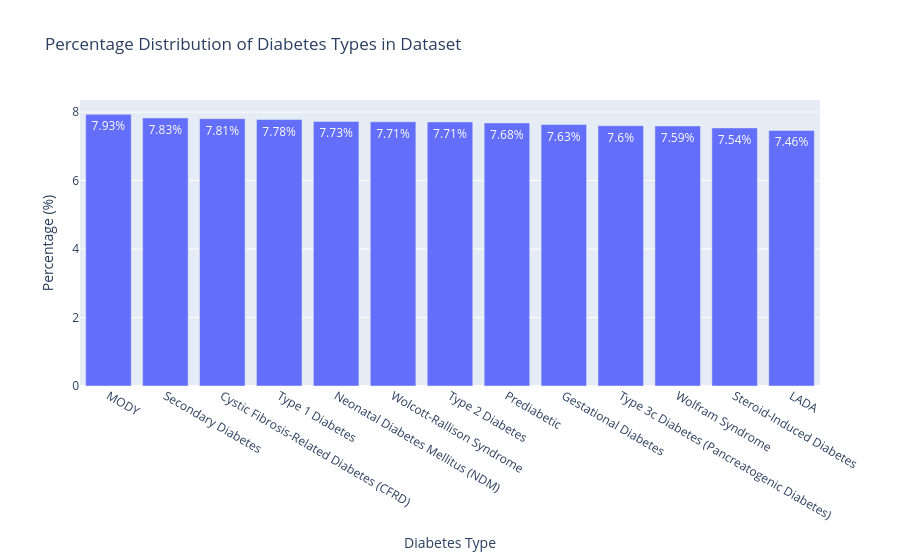

This figure's notebook cell:
### Code cell
# Plot percentage distribution with Plotly
class_percent = 100 * class_counts / class_counts.sum()
fig = px.bar(
    x=class_percent.index,
    y=class_percent.values,
    labels={'x': 'Diabetes Type', 'y': 'Percentage (%)'},
    title='Percentage Distribution of Diabetes Types in Dataset',
    text=class_percent.round(2).astype(str) + '%'
)
fig.update_traces(textposition='inside')
fig.update_layout(xaxis_tickangle=30)
fig.show()

### Figure 1 — Plotly figure (JSON) as saved in the notebook; plotly's stock layout.template omitted (floating-point values rounded to 4 significant figures)
{"data": [{"hovertemplate": "Diabetes Type=%{x}<br>Percentage (%)=%{y}<br>text=%{text}<extra></extra>", "legendgroup": "", "marker": {"color": "#636efa", "pattern": {"shape": ""}}, "name": "", "orientation": "v", "showlegend": false, "text": ["7.93%", "7.83%", "7.81%", "7.78%", "7.73%", "7.71%", "7.71%", "7.68%", "7.63%", "7.6%", "7.59%", "7.54%", "7.46%"], "textposition": "inside", "type": "bar", "x": ["MODY", "Secondary Diabetes", "Cystic Fibrosis-Related Diabetes (CFRD)", "Type 1 Diabetes", "Neonatal Diabetes Mellitus (NDM)", "Wolcott-Rallison Syndrome", "Type 2 Diabetes", "Prediabetic", "Gestational Diabetes", "Type 3c Diabetes (Pancreatogenic Diabetes)", "Wolfram Syndrome", "Steroid-Induced Diabetes", "LADA"], "xaxis": "x", "y": [7.933, 7.827, 7.806, 7.78, 7.726, 7.714, 7.71, 7.68, 7.634, 7.6, 7.593, 7.536, 7.461], "yaxis": "y"}], "layout": {"barmode": "relative", "legend": {"tracegroupgap": 0}, "title": {"text": "Percentage Distribution of Diabetes Types in Dataset"}, "xaxis": {"anchor": "y", "domain": [0, 1], "tickangle": 30, "title": {"text": "Diabetes Type"}}, "yaxis": {"anchor": "x", "domain": [0, 1], "title": {"text": "Percentage (%)"}}}}
